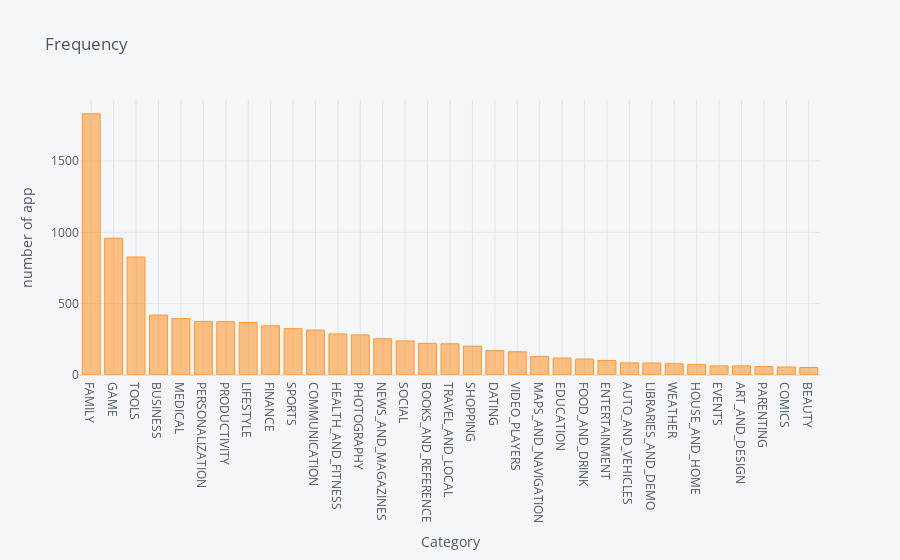

Write notebook code for a chart like this one.
### Code cell
#dis
df['Category'].value_counts().iplot(kind='bar', title='Frequency', xTitle='Category', yTitle = 'number of app')

### Figure 1 — Plotly figure (JSON) as saved in the notebook; plotly's stock layout.template omitted (floating-point values rounded to 4 significant figures)
{"data": [{"marker": {"color": "rgba(255, 153, 51, 0.6)", "line": {"color": "rgba(255, 153, 51, 1.0)", "width": 1}}, "name": "Category", "orientation": "v", "text": "", "type": "bar", "x": ["FAMILY", "GAME", "TOOLS", "BUSINESS", "MEDICAL", "PERSONALIZATION", "PRODUCTIVITY", "LIFESTYLE", "FINANCE", "SPORTS", "COMMUNICATION", "HEALTH_AND_FITNESS", "PHOTOGRAPHY", "NEWS_AND_MAGAZINES", "SOCIAL", "BOOKS_AND_REFERENCE", "TRAVEL_AND_LOCAL", "SHOPPING", "DATING", "VIDEO_PLAYERS", "MAPS_AND_NAVIGATION", "EDUCATION", "FOOD_AND_DRINK", "ENTERTAINMENT", "AUTO_AND_VEHICLES", "LIBRARIES_AND_DEMO", "WEATHER", "HOUSE_AND_HOME", "EVENTS", "ART_AND_DESIGN", "PARENTING", "COMICS", "BEAUTY"], "y": [1831, 959, 827, 420, 395, 376, 374, 369, 345, 325, 315, 288, 281, 254, 239, 222, 219, 202, 171, 163, 131, 119, 112, 102, 85, 84, 79, 74, 64, 64, 60, 56, 53]}], "layout": {"legend": {"bgcolor": "#F5F6F9", "font": {"color": "#4D5663"}}, "paper_bgcolor": "#F5F6F9", "plot_bgcolor": "#F5F6F9", "title": {"font": {"color": "#4D5663"}, "text": "Frequency"}, "xaxis": {"gridcolor": "#E1E5ED", "showgrid": true, "tickfont": {"color": "#4D5663"}, "title": {"font": {"color": "#4D5663"}, "text": "Category"}, "zerolinecolor": "#E1E5ED"}, "yaxis": {"gridcolor": "#E1E5ED", "showgrid": true, "tickfont": {"color": "#4D5663"}, "title": {"font": {"color": "#4D5663"}, "text": "number of app"}, "zerolinecolor": "#E1E5ED"}}}
